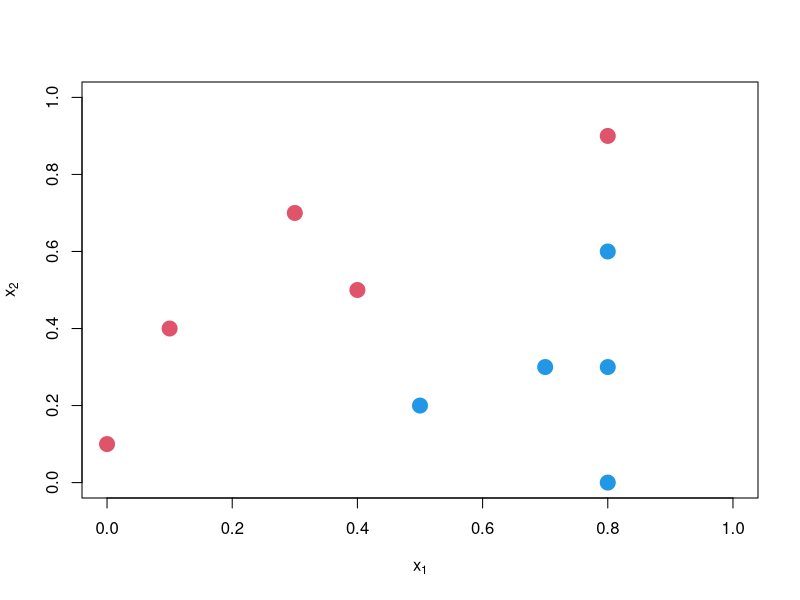
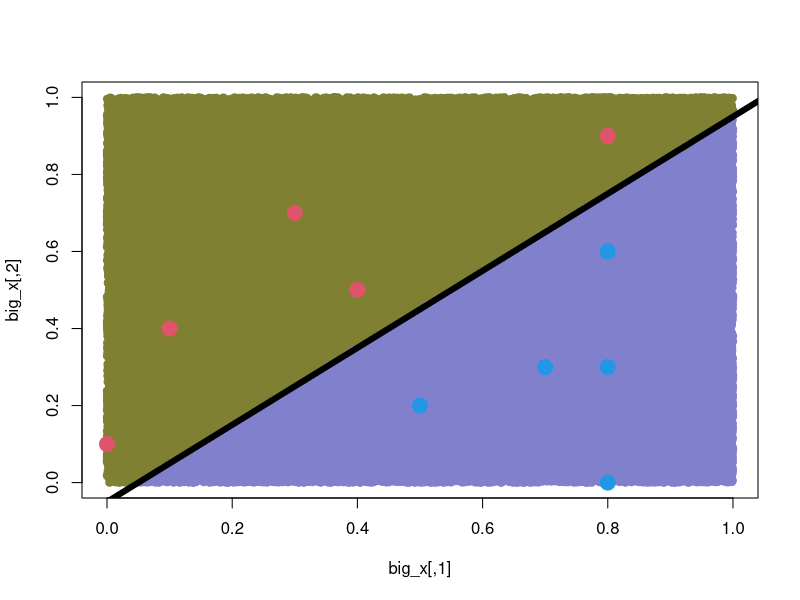

These charts were generated, in order, by the following R code:
## ---- chunk 1
library(e1071)

x1<-c(0,0.8,0.4,0.3,0.1,0.7,0.5,0.8,0.8,0.8)
x2<-c(0.1,0.9,0.5,0.7,0.4,0.3,0.2,0.6,0,0.3)
x<-cbind(x1,x2)
y<-as.factor(c(-1,-1,-1,-1,-1,1,1,1,1,1))
## ---- chunk 2
plot(x,pch=19,xlim=c(0,1),ylim=c(0,1),col=2*as.numeric(y),cex=2,
     xlab=expression(x[1]),ylab=expression(x[2])) 
## ---- chunk 3
fit<-svm(x=x,y=y,kernel="linear",cost=100000)

1-sum(y==predict(fit,x))/length(y)
## ---- chunk 4
big_x<-matrix(runif(200000),ncol=2,byrow=T)

plot(big_x,col=rgb(0.5,0.5,0.2+0.6*as.numeric(predict(fit,big_x)==1)),pch=19)
points(x,pch=19,xlim=c(0,1),ylim=c(0,1),col=2*as.numeric(y),cex=2,
     xlab=expression(x[1]),ylab=expression(x[2]))

abline(-0.05,1,lwd=6)
## ---- chunk 5
x<-function(k1,k2){
     
}
